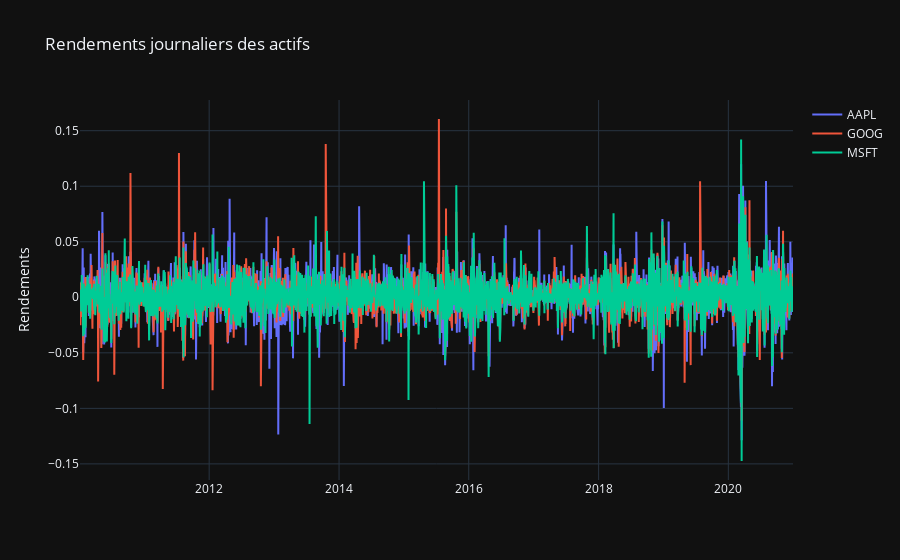

Notebook code cell kept with this figure:
### Code cell
returns = compute_portfolio_return(data)
# Affichage des rendements journaliers
fig = go.Figure()
for a in assets:
    fig.add_trace(go.Scatter(x=returns.index, y=returns[a], name=a))
fig.update_layout(title='Rendements journaliers des actifs', yaxis_title='Rendements')
fig.show()

### Figure 1 — Plotly figure (JSON) as saved in the notebook; plotly's stock layout.template omitted (floating-point values rounded to 4 significant figures; data arrays with more than 128 entries replaced by an {"elided": "..."} marker saying what was removed)
{"data": [{"name": "AAPL", "type": "scatter", "x": {"elided": "2768 str values"}, "y": {"elided": "2768 float values"}}, {"name": "GOOG", "type": "scatter", "x": {"elided": "2768 str values"}, "y": {"elided": "2768 float values"}}, {"name": "MSFT", "type": "scatter", "x": {"elided": "2768 str values"}, "y": {"elided": "2768 float values"}}], "layout": {"title": {"text": "Rendements journaliers des actifs"}, "yaxis": {"title": {"text": "Rendements"}}}}
